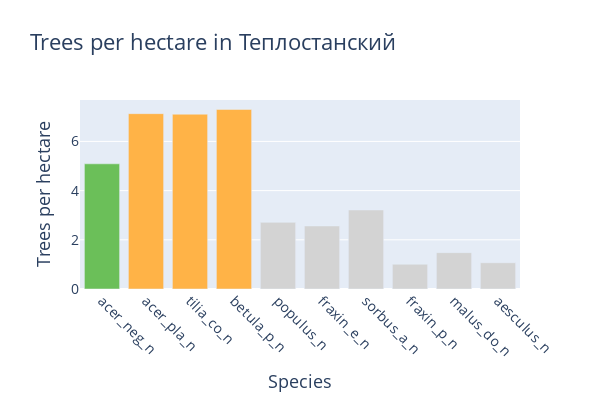
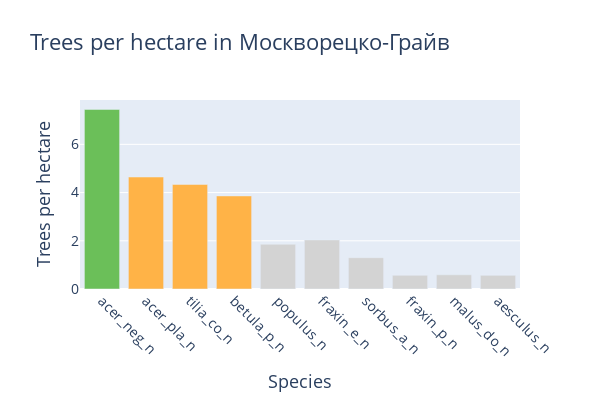
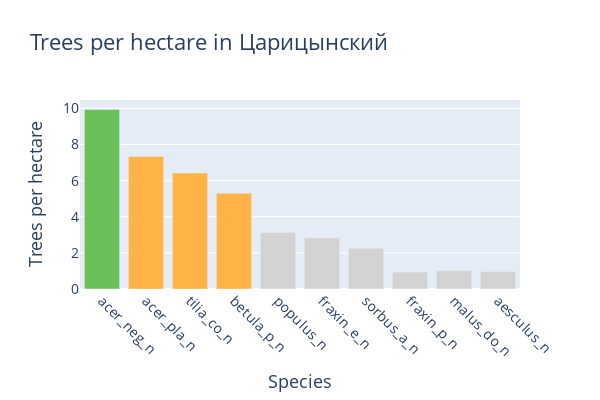
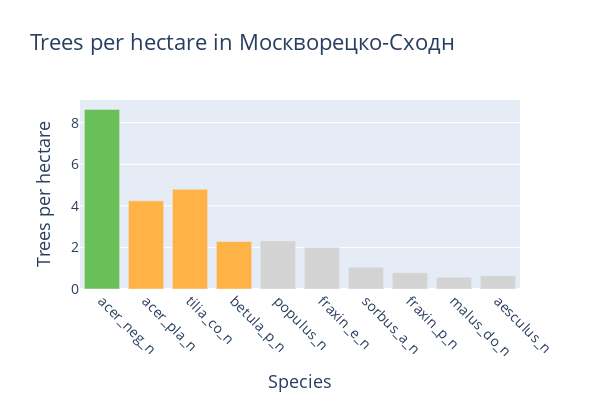

The code cell stored with these charts, in order, in its notebook:
### Code cell
import plotly.graph_objects as go

# Assuming your data is in a GeoDataFrame called 'gdf'
species_columns = [
    'acer_neg_n',
    'acer_pla_n',
    'tilia_co_n',
    'betula_p_n',
    'populus_n',
    'fraxin_e_n',
    'sorbus_a_n',
    'fraxin_p_n',
    'malus_do_n',
    'aesculus_n'
]

# Define custom colors for the bars
custom_colors = [
    '#6BBF59',      # acer_neg_n
    '#FFB347',     # acer_pla_n
    '#FFB347',     # tilia_co_n
    '#FFB347',     # betula_p_n
    '#D3D3D3',     # populus_n
    '#D3D3D3',     # fraxin_e_n
    '#D3D3D3',     # sorbus_a_n
    '#D3D3D3',     # fraxin_p_n
    '#D3D3D3',     # malus_do_n
    '#D3D3D3'      # aesculus_n
]

def create_polygon_plot(index, polygon_data, polygon_name):
    # Create a bar chart with custom colors
    bar_trace = go.Bar(x=species_columns, y=polygon_data, name='Area', marker=dict(color=custom_colors))
    
    # Set up the layout with adjusted width, height, and font size
    layout = go.Layout(
        title=dict(text=f'Trees per hectare in {polygon_name}', font=dict(size=22)),
        xaxis=dict(title='Species', tickangle=45, title_font=dict(size=18), tickfont=dict(size=14)),
        yaxis=dict(title='Trees per hectare', title_font=dict(size=18), tickfont=dict(size=14)),
        width=600,
        height=400
    )

    # Create the Figure and display it
    fig = go.Figure(data=[bar_trace], layout=layout)
    fig.show()

# Iterate over the polygons and create plots
for index, row in root_land_general.iterrows():
    polygon_data = row[species_columns]
    create_polygon_plot(index, polygon_data, row['LAYER'])

### Figure 1 — Plotly figure (JSON) as saved in the notebook; plotly's stock layout.template omitted (floating-point values rounded to 4 significant figures)
{"data": [{"marker": {"color": ["#6BBF59", "#FFB347", "#FFB347", "#FFB347", "#D3D3D3", "#D3D3D3", "#D3D3D3", "#D3D3D3", "#D3D3D3", "#D3D3D3"]}, "name": "Area", "type": "bar", "x": ["acer_neg_n", "acer_pla_n", "tilia_co_n", "betula_p_n", "populus_n", "fraxin_e_n", "sorbus_a_n", "fraxin_p_n", "malus_do_n", "aesculus_n"], "y": [5.089, 7.128, 7.106, 7.3, 2.711, 2.564, 3.213, 1.008, 1.479, 1.068]}], "layout": {"height": 400, "title": {"font": {"size": 22}, "text": "Trees per hectare in Теплостанский"}, "width": 600, "xaxis": {"tickangle": 45, "tickfont": {"size": 14}, "title": {"font": {"size": 18}, "text": "Species"}}, "yaxis": {"tickfont": {"size": 14}, "title": {"font": {"size": 18}, "text": "Trees per hectare"}}}}

### Figure 2 — Plotly figure (JSON) as saved in the notebook; plotly's stock layout.template omitted (floating-point values rounded to 4 significant figures)
{"data": [{"marker": {"color": ["#6BBF59", "#FFB347", "#FFB347", "#FFB347", "#D3D3D3", "#D3D3D3", "#D3D3D3", "#D3D3D3", "#D3D3D3", "#D3D3D3"]}, "name": "Area", "type": "bar", "x": ["acer_neg_n", "acer_pla_n", "tilia_co_n", "betula_p_n", "populus_n", "fraxin_e_n", "sorbus_a_n", "fraxin_p_n", "malus_do_n", "aesculus_n"], "y": [7.448, 4.645, 4.337, 3.86, 1.857, 2.035, 1.299, 0.5679, 0.5879, 0.5654]}], "layout": {"height": 400, "title": {"font": {"size": 22}, "text": "Trees per hectare in Москворецко-Грайв"}, "width": 600, "xaxis": {"tickangle": 45, "tickfont": {"size": 14}, "title": {"font": {"size": 18}, "text": "Species"}}, "yaxis": {"tickfont": {"size": 14}, "title": {"font": {"size": 18}, "text": "Trees per hectare"}}}}

### Figure 3 — Plotly figure (JSON) as saved in the notebook; plotly's stock layout.template omitted (floating-point values rounded to 4 significant figures)
{"data": [{"marker": {"color": ["#6BBF59", "#FFB347", "#FFB347", "#FFB347", "#D3D3D3", "#D3D3D3", "#D3D3D3", "#D3D3D3", "#D3D3D3", "#D3D3D3"]}, "name": "Area", "type": "bar", "x": ["acer_neg_n", "acer_pla_n", "tilia_co_n", "betula_p_n", "populus_n", "fraxin_e_n", "sorbus_a_n", "fraxin_p_n", "malus_do_n", "aesculus_n"], "y": [9.938, 7.334, 6.426, 5.303, 3.128, 2.838, 2.254, 0.9358, 1.025, 0.9755]}], "layout": {"height": 400, "title": {"font": {"size": 22}, "text": "Trees per hectare in Царицынский"}, "width": 600, "xaxis": {"tickangle": 45, "tickfont": {"size": 14}, "title": {"font": {"size": 18}, "text": "Species"}}, "yaxis": {"tickfont": {"size": 14}, "title": {"font": {"size": 18}, "text": "Trees per hectare"}}}}

### Figure 4 — Plotly figure (JSON) as saved in the notebook; plotly's stock layout.template omitted (floating-point values rounded to 4 significant figures)
{"data": [{"marker": {"color": ["#6BBF59", "#FFB347", "#FFB347", "#FFB347", "#D3D3D3", "#D3D3D3", "#D3D3D3", "#D3D3D3", "#D3D3D3", "#D3D3D3"]}, "name": "Area", "type": "bar", "x": ["acer_neg_n", "acer_pla_n", "tilia_co_n", "betula_p_n", "populus_n", "fraxin_e_n", "sorbus_a_n", "fraxin_p_n", "malus_do_n", "aesculus_n"], "y": [8.637, 4.239, 4.793, 2.282, 2.314, 1.991, 1.045, 0.7823, 0.5652, 0.6429]}], "layout": {"height": 400, "title": {"font": {"size": 22}, "text": "Trees per hectare in Москворецко-Сходн"}, "width": 600, "xaxis": {"tickangle": 45, "tickfont": {"size": 14}, "title": {"font": {"size": 18}, "text": "Species"}}, "yaxis": {"tickfont": {"size": 14}, "title": {"font": {"size": 18}, "text": "Trees per hectare"}}}}
